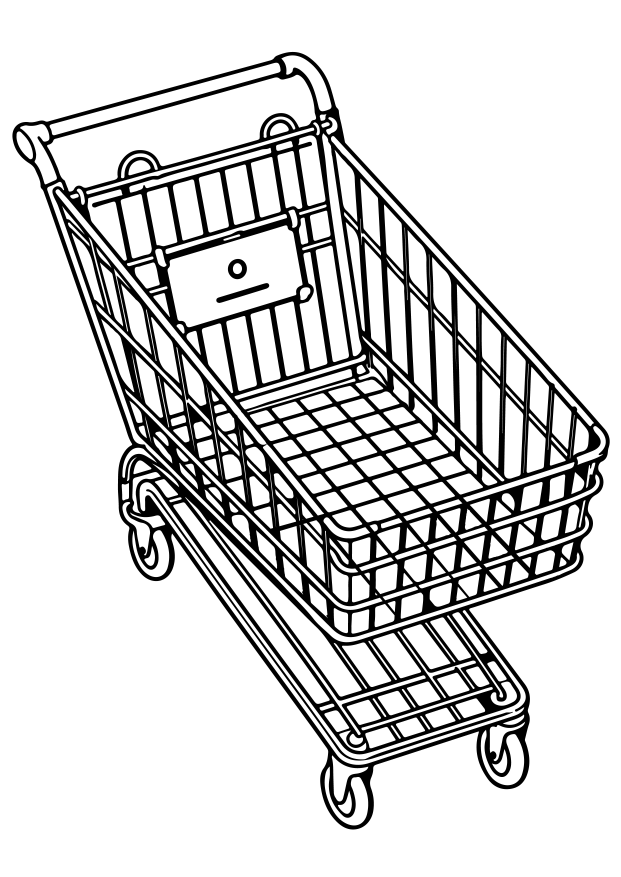
#> input picture print/patterns/an-vat.png, 2481 x 3508 px (shown at 1/4 size); its folder holds only this picture in this run
$ python build_patterns.py
#> lines starting #> are read from the running program, lines starting #| are printed output that depends on the picture; after the words box and inside, x2 and y2 are one past the last pixel; in counts of white or black regions, pixels touching at a corner belong together
"""Hoạ tiết in sẵn trên áo Combo 2: tấm A4 nền trắng → ảnh nền trong suốt cho web.

Chạy từ thư mục gốc repo:  python scripts/patterns/build_patterns.py
Cần Python 3 với Pillow, numpy.

Đầu vào:  print/patterns/<bộ>.png        tấm A4 gốc nền trắng (giữ nguyên để in), <bộ> là mã bộ sticker đi kèm
Đầu ra:   frontend/public/patterns/<bộ>.webp   bản cho web, nền trong suốt, đặt khít khung A4 mặt trước áo
          (xem frontend/src/data/patterns.js)

Bỏ nền trắng kiểu "màu thành độ trong": độ đục = độ lệch lớn nhất so với trắng, rồi tính lại màu, nên nét mảnh và
viền khử răng cưa vẫn mịn trên áo màu nào cũng được. Thu nhỏ trên nền trắng trước rồi mới bỏ nền để không lem viền.
"""
from pathlib import Path

import numpy as np
from PIL import Image

ROOT = Path(__file__).resolve().parents[2]
SRC = ROOT / 'print' / 'patterns'
OUT = ROOT / 'frontend' / 'public' / 'patterns'
WEB_W = 1000  # bề ngang bản web (pixel); khung A4 trên áo hiện tối đa khoảng 600 px, phóng to 140%


def white_to_alpha(rgb):
    a = rgb.astype(np.float32)
    alpha = (255.0 - a).max(axis=2) / 255.0
    alpha[alpha < 0.02] = 0  # nhiễu nền gần trắng
    safe = np.where(alpha > 0, alpha, 1)[..., None]
    color = 255.0 - (255.0 - a) / safe
    out = np.dstack([np.clip(color, 0, 255), alpha * 255]).round().astype(np.uint8)
    out[alpha == 0, :3] = 0
    return Image.fromarray(out)


def main():
    OUT.mkdir(parents=True, exist_ok=True)
    files = sorted(SRC.glob('*.png'))
    if not files:
        raise SystemExit(f'Không có tấm hoạ tiết nào trong {SRC}')
    for path in files:
        im = Image.open(path).convert('RGB')
#> im is the input picture: PIL image 2481x3508 RGB; min 0, max 255, mean 212
        w, h = im.size
#> w = 2481; h = 3508
        small = im.resize((WEB_W, round(h * WEB_W / w)), Image.LANCZOS)
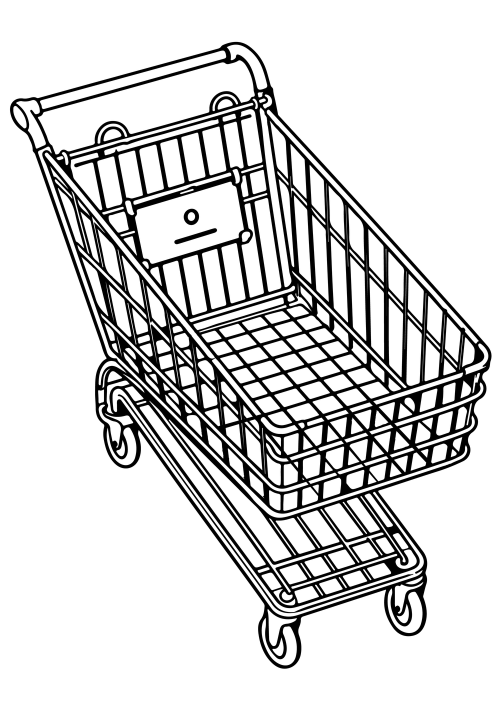
#> small: PIL image 1000x1414 RGB (shown at 1/2 size); min 0, max 255, mean 212
        dst = OUT / f'{path.stem}.webp'
        white_to_alpha(np.asarray(small)).save(dst, 'WEBP', quality=88, method=6)
#> in white_to_alpha, `alpha = (255.0 - a).max(axis=2) / 255.0`:
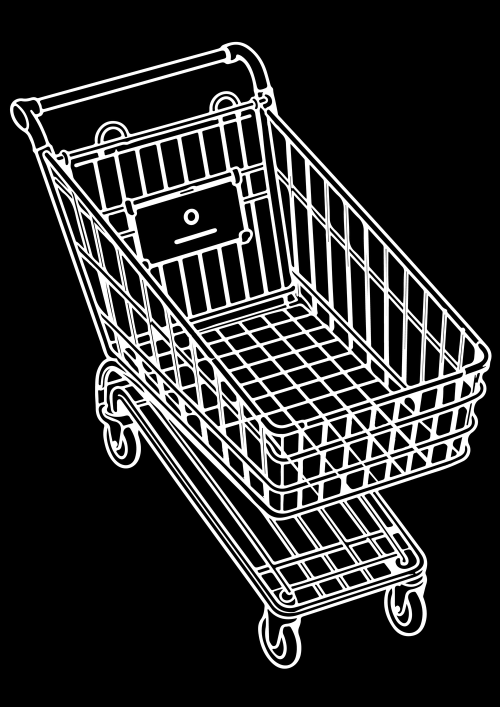
#> alpha: shape (1414, 1000) float32 (shown at 1/2 size); min 0, max 1, mean 0.169
#> in white_to_alpha, `alpha[alpha < 0.02] = 0`: alpha: shape (1414, 1000) float32; 4.31% of pixels changed, all inside (x1, y1, x2, y2) = (17, 81, 986, 1340)
#> in white_to_alpha, `safe = np.where(alpha > 0, alpha, 1)[..., None]`:
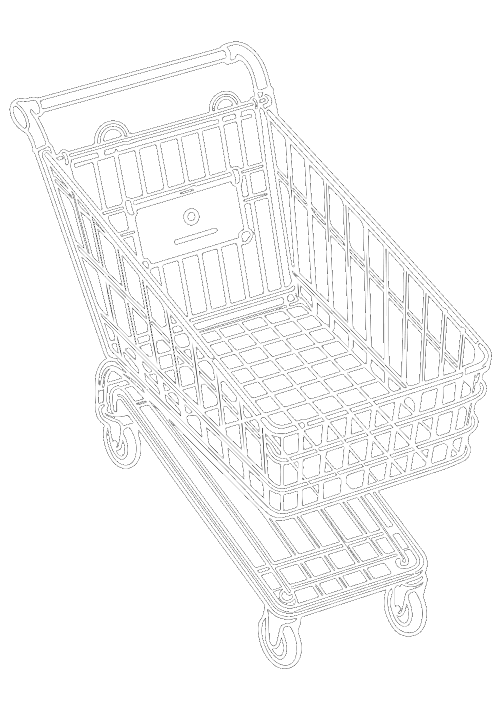
#> safe: shape (1414, 1000, 1) float32 (shown at 1/2 size); min 0.0235, max 1, mean 0.971
#> in white_to_alpha, `color = 255.0 - (255.0 - a) / safe`:
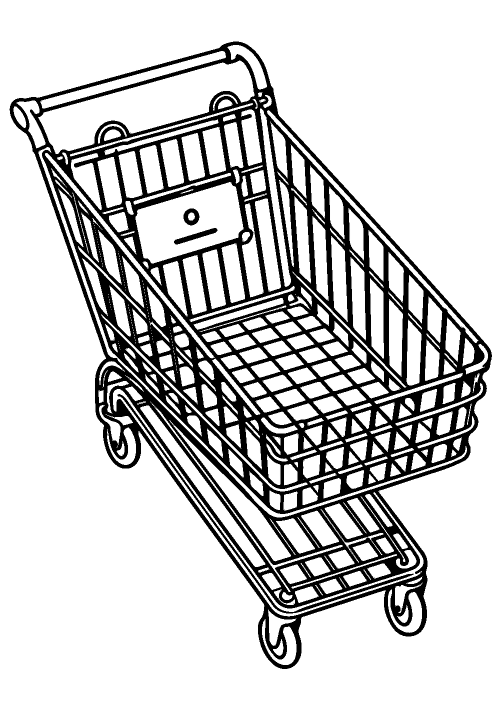
#> color: shape (1414, 1000, 3) float32 (shown at 1/2 size); min 0, max 255, mean 204.7
        print(f'{path.name}: {w}x{h} -> {dst.relative_to(ROOT)} ({dst.stat().st_size // 1024} KB)')
#| an-vat.png: 2481x3508 -> frontend/public/patterns/an-vat.webp (173 KB)


if __name__ == '__main__':
    main()

$ run again, on print/patterns/giang-sinh.png
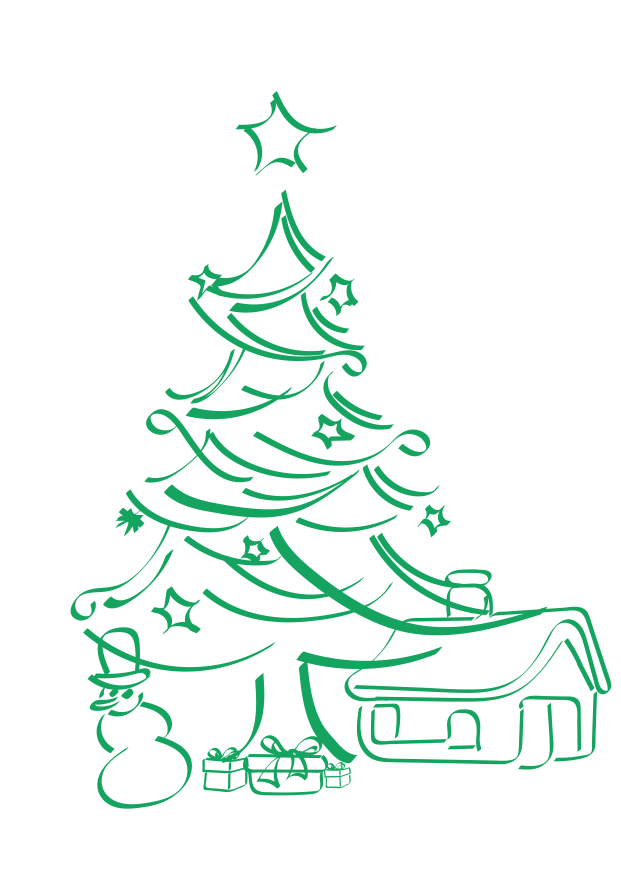
#> input picture print/patterns/giang-sinh.png, 2481 x 3508 px (shown at 1/4 size)
#> in main, im is the input picture: PIL image 2481x3508 RGB; mean R, G, B 237.7, 248.3, 243.2
#> in white_to_alpha, `alpha = (255.0 - a).max(axis=2) / 255.0`:
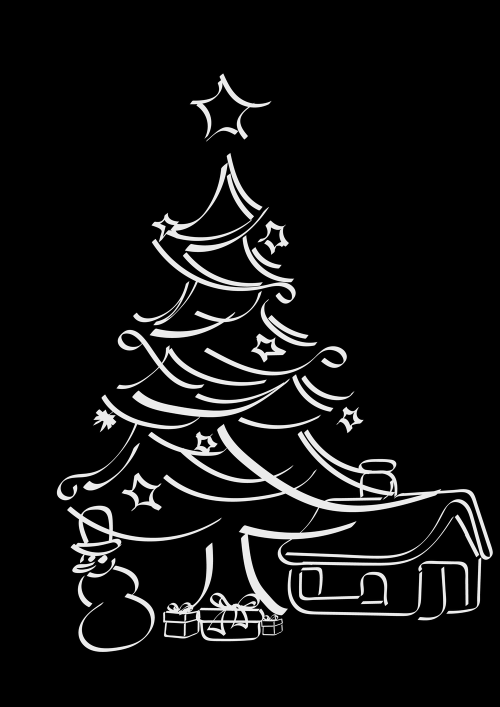
#> alpha: shape (1414, 1000) float32 (shown at 1/2 size); min 0, max 1, mean 0.0686
#> in white_to_alpha, `color = 255.0 - (255.0 - a) / safe`:
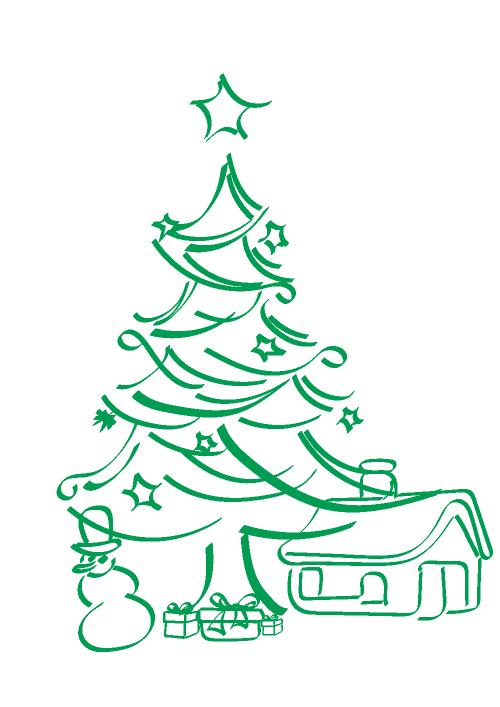
#> color: shape (1414, 1000, 3) float32 (shown at 1/2 size); mean of channels 0, 1, 2 234, 247.7, 241.2; drawn as R, G, B
#| giang-sinh.png: 2481x3508 -> frontend/public/patterns/giang-sinh.webp (121 KB)
